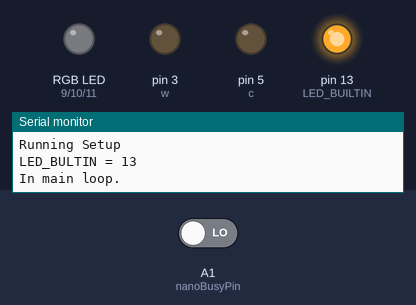
Bench run of a sketch on a simulated Arduino Nano, built with avr-gcc and run on an emulated ATmega328P. Parts: an RGB LED mixed from three pins (HIGH = lit), output pins drawn as LEDs (lit = HIGH), the last lines printed to the serial monitor. Inputs (shaded band) come from the test bench; at power-on: A1 (nanoBusyPin) LOW. Dim RGB values are drawn brighter than linear; random numbers use the default seed unless the sketch sets one; pins used as bus, display or sensor lines are not drawn.

Above: at 0.2 s.
At 5.4 s:
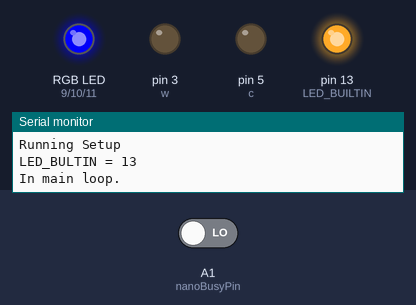
5.5 s: A1 (nanoBusyPin) driven LOW
At 19.4 s:
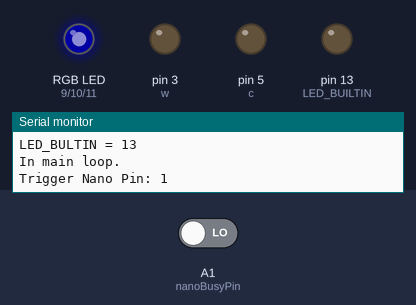
Timing chart, 0 to 27.2 s (numbered marks = the images above; inputs shaded):
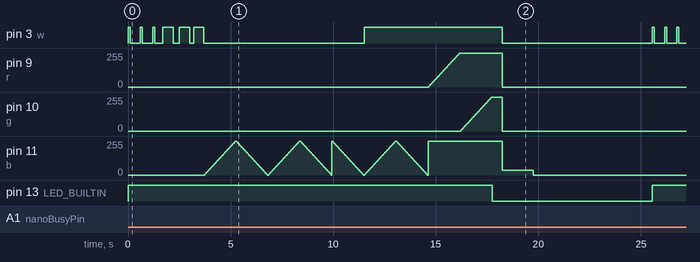

The sketch:

Gecko_1.ino
```cpp
// Craigs mods to V2. 27/11/2020


int w = 3; // pin 3 PWM output
int r = 9; // pin 9 PWM output
int g = 10; // pin 10 PWM output
int b = 11; // pin 11 PWM output
int c = 5; // pin 5 PWM output
int fadeValue = 5;    // how bright the LED is
int fadeAmount = 20;    // how many points to fade the LED by
int minDelay = 3000; // minium delay at end of loop
int maxDelay = 10000; // maxium delay at end of loop
int triggerPin = A0;      // Nano waits for signal from this pin.
int nanoBusyPin = A1;     // Input, Nano sets this pin LOW when not busy.


void setup() {
  // put your setup code here, to run once:
  Serial.begin(9600);
  Serial.println("Craigs v2 mods");
  Serial.println("Running Setup");
  Serial.print("LED_BULTIN = ");
  Serial.println( LED_BUILTIN );
  // initialize digital pin LED_BUILTIN as an output.
  pinMode(LED_BUILTIN, OUTPUT);
  // initialise triggerPin as an output.
  pinMode(triggerPin, OUTPUT);
  digitalWrite(triggerPin, LOW);   // force it low to start.
  // initialise nanoBusyPin as an INPUT.
  pinMode(nanoBusyPin, INPUT);
  digitalWrite(triggerPin, LOW);   // force it low to start.  This is probably redundant.

  // declare pins to be an output:
  pinMode(w, OUTPUT); // white output
  pinMode(r, OUTPUT); // red output
  pinMode(g, OUTPUT); // green output
  pinMode(b, OUTPUT); // blue output
  pinMode(c, OUTPUT); // chaser output
  // pinMode(A, INPUT); // chaser input
}


void loop() {
  // put your main code here, to run repeatedly:
  Serial.println("In main loop.");
  digitalWrite(LED_BUILTIN, HIGH);
  // set the fade value of pins:
  // analogWrite(w, fadeValue);
  // analogWrite(r, fadeValue);
  // analogWrite(g, fadeValue);
  analogWrite(b, fadeValue);


  digitalWrite(b, LOW);    // turn the LED off by making the voltage LOW
  digitalWrite(w, HIGH);   // turn the LED on (HIGH is the voltage level)
  delay(100);                       // wait for a second
  digitalWrite(w, LOW);    // turn the LED off by making the voltage LOW
  delay(500);                       // wait for a second
  digitalWrite(w, HIGH);   // turn the LED on (HIGH is the voltage level)
  delay(100);                       // wait for a second
  digitalWrite(w, LOW);    // turn the LED off by making the voltage LOW
  delay(500);                       // wait for a second
  digitalWrite(w, HIGH);   // turn the LED on (HIGH is the voltage level)
  delay(100);                       // wait for a second
  digitalWrite(w, LOW);    // turn the LED off by making the voltage LOW
  delay(400);                       // wait for a second
  digitalWrite(w, HIGH);   // turn the LED on (HIGH is the voltage level)
  delay(500);                       // wait for a second
  digitalWrite(w, LOW);    // turn the LED off by making the voltage LOW
  delay(300);                       // wait for a second
  digitalWrite(w, HIGH);   // turn the LED on (HIGH is the voltage level)
  delay(500);                       // wait for a second
  digitalWrite(w, LOW);    // turn the LED off by making the voltage LOW
  delay(200);                       // wait for a second
  digitalWrite(w, HIGH);   // turn the LED on (HIGH is the voltage level)
  delay(500);                       // wait for a second
  digitalWrite(w, LOW);    // turn the LED off by making the voltage LOW

  // fade in from min to max in increments of 5 points:
  for (int fadeValue = 0 ; fadeValue <= 255; fadeValue += 5) {
    // sets the value (range from 0 to 255):
    analogWrite(b, fadeValue);
    // wait for 30 milliseconds to see the dimming effect
    delay(30);
  }
  // fade out from max to min in increments of 5 points:
  for (int fadeValue = 255 ; fadeValue >= 0; fadeValue -= 5) {
    // sets the value (range from 0 to 255):
    analogWrite(b, fadeValue);
    // wait for 30 milliseconds to see the dimming effect
    delay(30);
  }

  // fade in from min to max in increments of 5 points:
  for (int fadeValue = 0 ; fadeValue <= 255; fadeValue += 5) {
    // sets the value (range from 0 to 255):
    analogWrite(b, fadeValue);
    // wait for 30 milliseconds to see the dimming effect
    delay(30);
  }
  // fade out from max to min in increments of 5 points:
  for (int fadeValue = 255 ; fadeValue >= 0; fadeValue -= 5) {
    // sets the value (range from 0 to 255):
    analogWrite(b, fadeValue);
    // wait for 30 milliseconds to see the dimming effect
    delay(30);
  }
  // fade out from max to min in increments of 5 points:
  for (int fadeValue = 255 ; fadeValue >= 0; fadeValue -= 5) {
    // sets the value (range from 0 to 255):
    analogWrite(b, fadeValue);
    // wait for 30 milliseconds to see the dimming effect
    delay(30);
  }
  digitalWrite(w, HIGH);   // turn the LED on (HIGH is the voltage level)

  // fade in from min to max in increments of 5 points:
  for (int fadeValue = 0 ; fadeValue <= 255; fadeValue += 5) {
    // sets the value (range from 0 to 255):
    analogWrite(b, fadeValue);
    // wait for 30 milliseconds to see the dimming effect
    delay(30);
  }
  // fade out from max to min in increments of 5 points:
  for (int fadeValue = 255 ; fadeValue >= 0; fadeValue -= 5) {
    // sets the value (range from 0 to 255):
    analogWrite(b, fadeValue);
    // wait for 30 milliseconds to see the dimming effect
    delay(30);
  }
  digitalWrite(b, HIGH);   // turn the LED on (HIGH is the voltage level)
  for (int fadeValue = 0 ; fadeValue <= 255; fadeValue += 5) {
    // sets the value (range from 0 to 255):
    analogWrite(r, fadeValue);
    // wait for 30 milliseconds to see the dimming effect
    delay(30);
  }
  for (int fadeValue = 0 ; fadeValue <= 255; fadeValue += 5) {
    // sets the value (range from 0 to 255):
    analogWrite(g, fadeValue);
    // wait for 30 milliseconds to see the dimming effect
    delay(30);
  }
  digitalWrite(LED_BUILTIN, LOW);


for ( int i = 0; i < 4; i++ ) {
                      // wait for a second
  }

  // CRAIG does it really need to wait here. If Nano is running its stuff, it wont even
  //  detect the trigger pin. (is it buffered, I doubt it).
  // Wait for Nano not busy.

  while (  digitalRead(nanoBusyPin) == HIGH) {
    // nothing here, just wasting time.
    // valInPin = digitalRead(triggerInPin);
    Serial.println("In UNO while loop.");
  }


  // Trigger Nano
  Serial.print("Trigger Nano Pin: ");
  digitalWrite(triggerPin, HIGH);
  Serial.println(digitalRead(triggerPin));
  delay(500);   // just to make sure Nano has had time to read triggerPin.
  digitalWrite(triggerPin, LOW);


  digitalWrite(w, HIGH);   // turn the LED off by making the voltage LOW
  digitalWrite(w, LOW);


  analogWrite(g, fadeValue = 35);
  analogWrite(r, fadeValue = 35);
  digitalWrite(g, LOW);
  digitalWrite(r, LOW);
  analogWrite(b, fadeValue = 35);
  delay(1500);                       // wait for a second
  digitalWrite(b, LOW);    // turn the LED off by making the voltage LOW


  delay(random(minDelay, maxDelay));

}
```

Measured:
- by itself, pin 9 (r): rises from 0/255 to 255/255 in 1.5 s, then falls to 0/255 in 2.1 s
- by itself, pin 10 (g): rises from 0/255 to 255/255 in 1.5 s, then falls to 0/255 in 0.53 s
